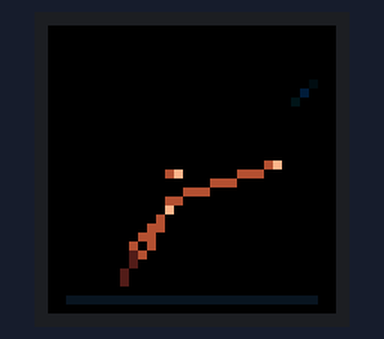
The sketch below on a simulated ESP32. On the bench: 32×32 colour display. What the sketch prints to the serial monitor is not drawn.

Above: at 1.5 s.
At 3.57 s:
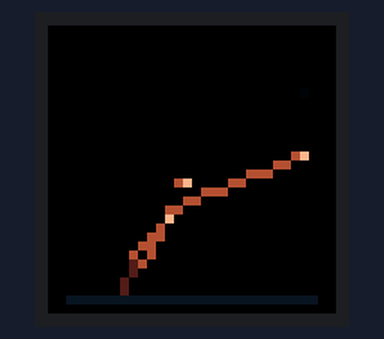
At 8.9 s:
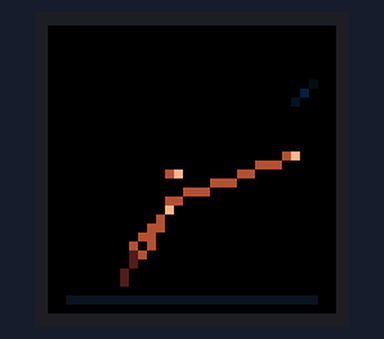
At 19.19 s:
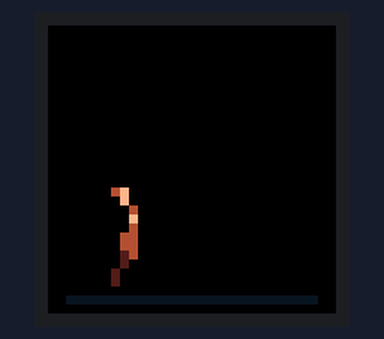
At 26.6 s:
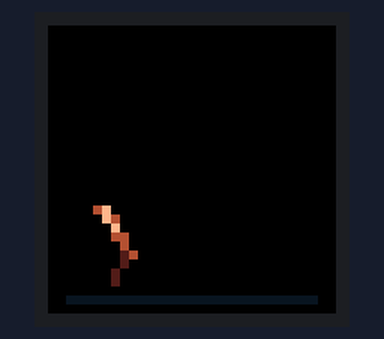
At 39.34 s:
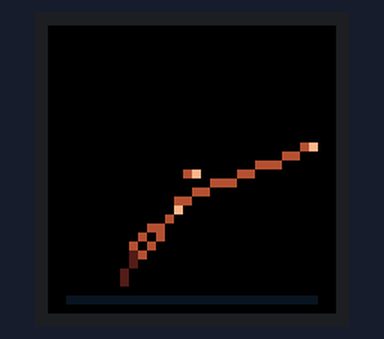

Measured:
- what the display in image 4 shows lasts 0.6 s, from 26.6 s to 27.2 s

The sketch:

composed.ino
```cpp
// --- CUSTOM PXMATRIX PINS: PRESERVED FROM YOUR SKETCH ---
#define P_R1 13
#define P_G1 27
#define P_B1 26
#define P_R2 13
#define P_G2 27
#define P_B2 26

#define PxMATRIX_DOUBLE_BUFFER true

#include <PxMatrix.h>
#include <math.h>

// ------------------------- Matrix wiring -------------------------
#define P_LAT 22
#define P_A   19
#define P_B   23
#define P_C   18
#define P_D   5
#define P_OE  16

PxMATRIX display(32, 32, P_LAT, P_OE, P_A, P_B, P_C, P_D);

// ------------------------- Display refresh -------------------------
hw_timer_t *displayTimer = nullptr;
portMUX_TYPE timerMux = portMUX_INITIALIZER_UNLOCKED;

void IRAM_ATTR display_updater() {
  portENTER_CRITICAL_ISR(&timerMux);
  display.display(10);
  portEXIT_CRITICAL_ISR(&timerMux);
}

// ------------------------- Animation timing -------------------------
unsigned long lastFrame = 0;
const unsigned long FRAME_INTERVAL_MS = 33;

// ------------------------- Rest: Everything is on fire -------------------------
void restState(unsigned long now) {
  display.fillScreen(0);

  // Animation cycle: 7000ms total loop
  // 0-2500ms: Reaching out into the void
  // 2500-4500ms: Suspended waiting, trembling
  // 4500-6200ms: Recoiling / bracing inward defensively
  // 6200-7000ms: Tense still pause before repeating (unresolved)
  uint32_t t = now % 7000;

  // Distant unreachable pulse in the deep void (cyan glow that never responds)
  // Bounded phase computation prevents floating-point drift over indefinite runtime
  float glowPhase = (float)(now % 4000UL) * (6.2831853f / 4000.0f);
  uint8_t voidGlow = (uint8_t)((sinf(glowPhase) * 0.5f + 0.5f) * 70.0f);
  display.drawPixel(28, 7, display.color565(0, voidGlow / 2, voidGlow));
  display.drawPixel(27, 8, display.color565(0, voidGlow / 3, voidGlow / 2));
  display.drawPixel(29, 6, display.color565(0, voidGlow / 4, voidGlow / 3));

  // Ground plane: faint cold blue baseline
  display.drawFastHLine(2, 30, 28, display.color565(15, 20, 35));

  // Figure kinematics based on state
  float reach = 0.0f;  // 0.0 (curled) to 1.0 (fully extended)
  float brace = 0.0f;  // 0.0 (open) to 1.0 (tight defensive ball)
  int8_t shiverX = 0;
  int8_t shiverY = 0;

  if (t < 2500) {
    // Reaching forward slowly with hesitation
    float p = (float)t / 2500.0f;
    reach = sinf(p * 1.5708f); // Ease out reach
    brace = (1.0f - reach) * 0.3f;
  } else if (t < 4500) {
    // Waiting in maximum extension, slight desperate tremble
    reach = 1.0f;
    brace = 0.0f;
    if ((now / 60) % 3 == 0) shiverX = ((now / 60) % 2 == 0) ? 1 : -1;
    if ((now / 90) % 2 == 0) shiverY = 1;
  } else if (t < 6200) {
    // Recoiling, pulling back and curling tight
    float p = (float)(t - 4500) / 1700.0f;
    reach = 1.0f - sinf(p * 1.5708f);
    brace = sinf(p * 1.5708f);
  } else {
    // Braced tight in silence
    reach = 0.0f;
    brace = 1.0f;
    if ((now / 120) % 4 == 0) shiverY = -1; // Heavy, anxious breath
  }

  // Skeletal anchor positions
  int16_t bx = 8 - (int16_t)(brace * 2); // Body shifts back when braced
  int16_t by = 28 + shiverY;

  // Spine and chest
  int16_t chestX = bx + 2 + (int16_t)(reach * 4.0f) - (int16_t)(brace * 3.0f) + shiverX;
  int16_t chestY = by - 8 + (int16_t)(brace * 3.0f);

  // Head drops low when bracing, raises when reaching
  int16_t headX = chestX + (int16_t)(reach * 2.0f) - (int16_t)(brace * 2.0f);
  int16_t headY = chestY - 4 + (int16_t)(brace * 3.0f);

  // Extended arm reaching into empty space
  int16_t handX, handY;
  if (brace > 0.4f) {
    // Arm wraps around self/head to shield
    handX = chestX - 1;
    handY = headY + 1;
  } else {
    // Arm stretches toward cold pixel
    handX = chestX + 4 + (int16_t)(reach * 11.0f);
    handY = chestY - 1 - (int16_t)(reach * 6.0f);
  }

  // Draw Figure: Warm, fragile amber-white core against dark cold void
  uint16_t skinCore = display.color565(255, 180, 140);
  uint16_t skinDim  = display.color565(180, 80, 50);
  uint16_t skinDark = display.color565(80, 30, 25);

  // Crouched legs / pelvis
  display.drawLine(bx, by, bx + 1, by - 4, skinDark);
  display.drawLine(bx + 1, by - 4, chestX, chestY, skinDim);

  // Torso
  display.drawLine(bx + 2, by - 3, chestX, chestY, skinDim);
  display.drawPixel(chestX, chestY, skinCore);

  // Arm & Reaching hand
  display.drawLine(chestX, chestY - 1, handX, handY, skinDim);
  display.drawPixel(handX, handY, skinCore); // Vulnerable fingertip reaching out

  // Head (fragile dot)
  display.drawPixel(headX, headY, skinCore);
  display.drawPixel(headX - 1, headY, skinDim);
}

// ------------------------- Setup -------------------------
void setup() {
  Serial.begin(115200);

  pinMode(P_OE, OUTPUT);
  digitalWrite(P_OE, LOW);

  display.begin(16);
  display.setBrightness(255);
  display.clearDisplay();

  // Preserve your working refresh settings.
  displayTimer = timerBegin(0, 80, true);
  timerAttachInterrupt(displayTimer, &display_updater, true);
  timerAlarmWrite(displayTimer, 1000, true);
  timerAlarmEnable(displayTimer);

  lastFrame = millis();

  Serial.println("Ready: animation");
}

// ------------------------- Main loop -------------------------
void loop() {
  unsigned long now = millis();

  if (now - lastFrame >= FRAME_INTERVAL_MS) {
    lastFrame = now;

    // Draw into the hidden buffer.
    restState(now);

    // Display the completed frame.
    portENTER_CRITICAL(&timerMux);
    display.showBuffer();
    portEXIT_CRITICAL(&timerMux);
  }

  delay(1);
}
```
